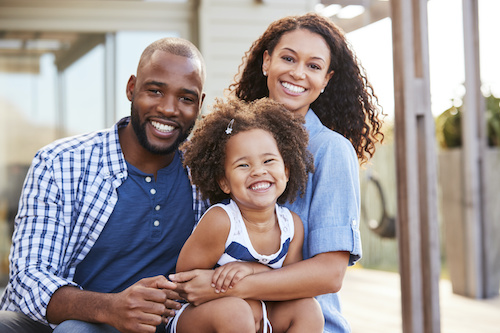
#> input picture Learning StepByStep/Data Training/people.jpg, 500 x 333 px
$ python MultiFaceDetection.py
#> lines starting #> are read from the running program, lines starting #| are printed output that depends on the picture; after the words box and inside, x2 and y2 are one past the last pixel; in counts of white or black regions, pixels touching at a corner belong together
import cv2
import matplotlib.pyplot as plt

cascade_class = cv2.CascadeClassifier("../Data Training/haarcascade_frontalface_alt.xml")

image = cv2.imread("../Data Training/people.jpg")
#> image is the input picture: shape (333, 500, 3); mean B, G, R 149.3, 149.7, 159.3

gray_image = cv2.cvtColor(image, cv2.COLOR_BGR2GRAY)
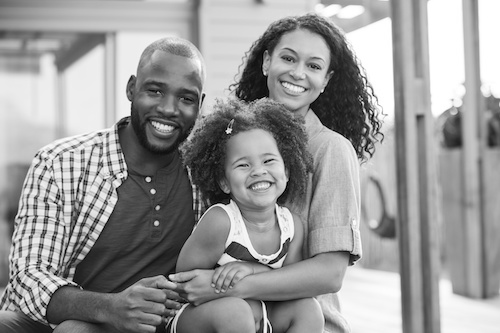
#> gray_image: shape (333, 500); min 0, max 255, mean 152.5

# scaleFactor = terkadang wajah yang terlalu dekat dengan kamera akan tampak lebih besar dari wajah yang lainnya
# ini menentukan seberapa besar ukuran gambar dikurangi pada setiap skala gambar
# Value = 1.1 - 1.4
# jika value kecil maka algoritma pencarian akan berjalan lambat dan jika value besar maka algoritma pencarian akan berjalan cepat
# namun jika menggunakan value yang besar untuk mendapatkan proses yang cepat, ini akan beresiko pada lolosnya/hilangnya pencarian wajah lainnya
# jadi inilah yang menyebabkan adanya perbedaan kecepatan algoritma dan keakuratan algoritma

# minNeighbors = berfungsi untuk menspesifikasikan berapa banyak ketetanggaan setiap kandidat yang ditemukan
# semakin besar value maka lebih sedikit terdeteksi tetapi dengan kualitas yang lebih tinggi
# jadi inilah yang berpengaruh pada lamanya proses dan kualitas pencarian yang dapat terdeteksi
# jika menggunakan value kecil seperti 0 maka kemungkinan akan mendapatkan deteksi positif false
# yang dimana hali ini dapat digunakan untuk mentraining / mengklarifikasikan akurasi dari hasil tersebut

# minSize = berfungsi untuk menspesifikasikan berapa minimal ukuran kotak deteksi pada sebuah objects
# [30 x 30] ini adalah ukuran standar

# maxSize = berfungsi untuk menspesifikasikan berapa maximal ukuran kotak deteksi pada sebuah objects
cascade_image = cascade_class.detectMultiScale(gray_image, scaleFactor=1.3, minNeighbors=10, minSize=(30, 30))
#> cascade_image = [[226, 136, 65, 65]]

for (x, y, lebar, tinggi) in cascade_image:
    cv2.rectangle(image, (x, y), (x+lebar, y+tinggi), (255, 0, 0), 5)
#> this loop made 1 pass
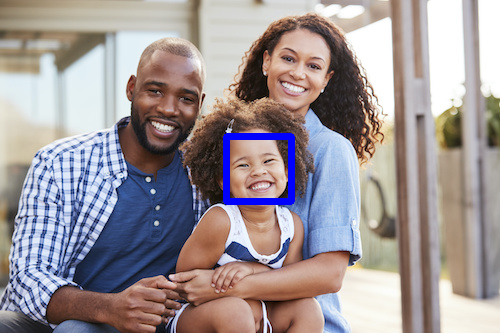
#> image: shape (333, 500, 3); 1.08% of pixels changed, all inside (x1, y1, x2, y2) = (223, 133, 295, 205)

plt.imshow(cv2.cvtColor(image, cv2.COLOR_BGR2RGB))
plt.show()

$ run again, with Learning StepByStep/Data Training/Person_girl.jpg copied over Learning StepByStep/Data Training/people.jpg
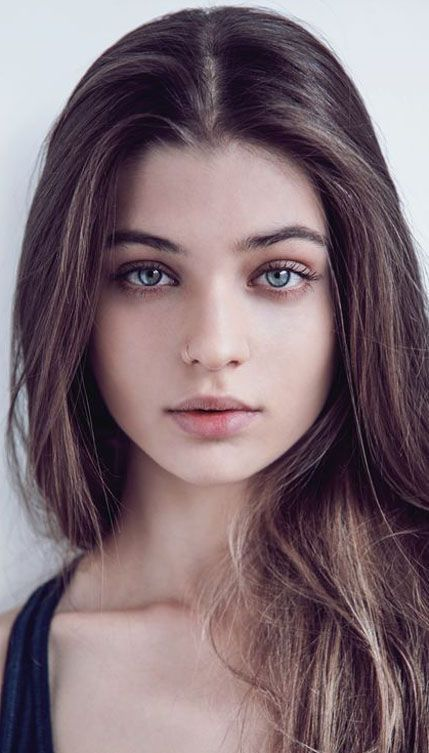
#> input picture Learning StepByStep/Data Training/Person_girl.jpg, 429 x 753 px
#> image is the input picture: shape (753, 429, 3); mean B, G, R 115.6, 108.9, 127.5
#> `gray_image = cv2.cvtColor(image, cv2.COLOR_BGR2GRAY)`:
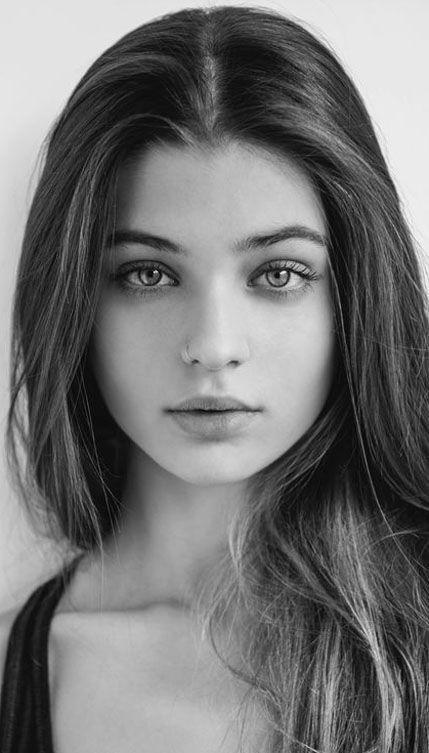
#> gray_image: shape (753, 429); min 1, max 254, mean 115.2
#> cascade_image = [[63, 164, 304, 304]]
#> the loop `for (x, y, lebar, tinggi) in cascade_image:` made 1 pass
#> after the loop `for (x, y, lebar, tinggi) in cascade_image:`:
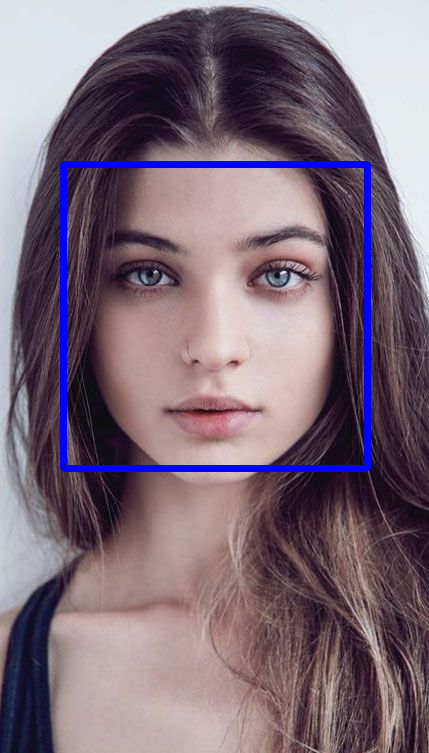
#> image: shape (753, 429, 3); 2.63% of pixels changed, all inside (x1, y1, x2, y2) = (60, 161, 371, 472)

$ run again, with Learning StepByStep/Data Training/bird.jpg copied over Learning StepByStep/Data Training/people.jpg
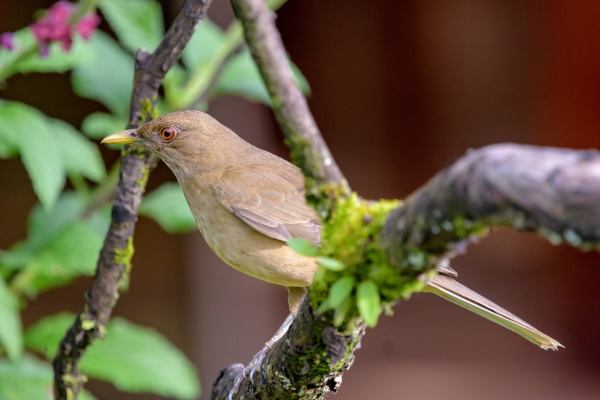
#> input picture Learning StepByStep/Data Training/bird.jpg, 600 x 400 px
#> image is the input picture: shape (400, 600, 3); mean B, G, R 66.5, 91.5, 103.6
#> `gray_image = cv2.cvtColor(image, cv2.COLOR_BGR2GRAY)`:
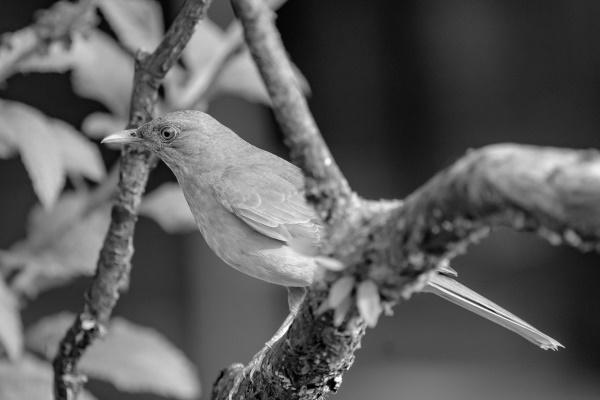
#> gray_image: shape (400, 600); min 0, max 255, mean 92.2
#> cascade_image = ()
